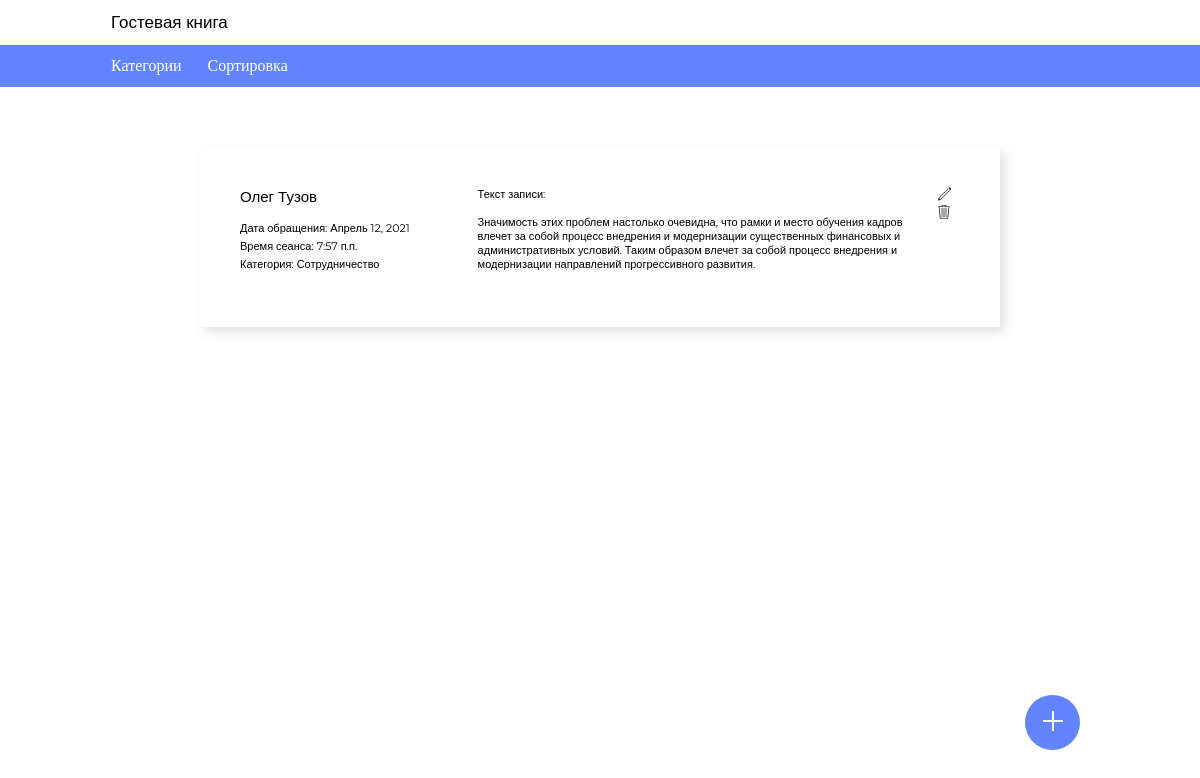
The app's page /cowork with its own data.
### main/models.py (models this page shows, shortened)
class Review(models.Model):
    author = models.CharField('Автор', max_length=50)
    category = models.ForeignKey(Category, on_delete=models.CASCADE)
    date = models.DateField('Дата добавления', auto_now_add=True)
    time = models.TimeField('Время обращения', auto_now_add=True)
    text = models.TextField('Текст отзыва')
    class Meta:
        verbose_name = 'Отзыв'
        verbose_name_plural = 'Отзывы'

class Category(models.Model):
    name = models.CharField('Категория', max_length=50)
    link = models.CharField('Ссылка', max_length=50)
    def __str__(self):
        return self.name
    class Meta:
        verbose_name = 'Категория'
        verbose_name_plural = 'Категории'

### main/views.py (the view)
# urls.py: path('cowork', views.cowork),
def cowork(request):
    reviews = Review.objects.filter(category=3)
    category = Category.objects.all()
    return render(request, 'main/index.html', {'reviews': reviews, 'categories': category, 'title': "Гостевая книга"})

### main/templates/main/index.html (shortened to what this page needs)
{% load static %}
<!DOCTYPE html>
<html lang="en">
<head>
    <link rel="stylesheet" href="{% static "css/styles.css" %}">
</head>
<body>
    <header>
        {{ title }}
    </header>
    <div class="menu">
        <ul>
            <li class="dropdown">
            	<a class="dropbtn">Категории</a>
            </li>
            <li class="dropdown">
            	<a class="dropbtn">Сортировка</a>
            </li>
        </ul>
    </div>
    <div class="wrap">
        <div id="review" class="review-list">
            {% for el in reviews %}
                <div class="review-list__item">
                    <div class="review__contain">
                        <div class="review__1">
                            <ul>
                                <li class="review__name">{{ el.author }}</li>
                                <li class="review__name-info">Дата обращения:  {{ el.date }}</li>
                                <li class="review__name-info">Время сеанса:   {{ el.time }}</li>
                                <li class="review__name-info">Категория: {{ el.category }}</li>
                            </ul>
                        </div>
                        <div class="review__2">
                            <p>Текст записи:<br><br>
                                {{ el.text }} </p>
                        </div>
                        <div class="review__3">
                            <img src="{% static "images/edit.svg" %}" alt="edit">
                            <img src="{% static "images/delete.svg" %}" alt="delete">
                        </div>
                    </div>
                </div>
            {% endfor %}
    </div>
    <a href="#window__add" title="Добавить" class="topbutton">
        <img class="button__add" src="{% static "images/add.svg" %}" alt="edit">
    </a>
</body>
</html>

### static/css/styles.css (style rules this page uses)
* { margin: 0; }
header { font-family: 'Montserrat', sans-serif; font-weight: 500; font-size: 17px; margin-top: 12px; margin-bottom: 12px; margin-left: 111px; }
.menu { color: #FFF; padding-top: 12px; padding-bottom: 12px; padding-left: 111px; background-color: #6284FB; list-style: none; }
.menu>ul { margin: 0px; padding: 0px; list-style: none; }
.review__1>ul { margin: 0px; padding: 0px; list-style: none; }
.menu>ul>li { display: inline; margin-right: 22px; }
.wrap { margin: 60px 150px 146px 150px; }
.review-list { display:flex; flex-wrap: wrap; justify-content: center; }
.review-list__item { padding: 0px; height: 180px; box-shadow: 5px 5px 10px rgba(0, 0, 0, 0.12); flex-basis: 800px; margin-bottom: 60px; margin-left: 49px; margin-right: 49px; }
.review__contain { margin: 40px; display:flex; flex-wrap: nowrap; justify-content: flex-start; }
.review__1 { width: 33%; height: 120px; }
.review__name { font-family: 'Montserrat', sans-serif; font-size: 15px; font-weight: 500; margin-bottom: 15px; }
.review__name-info { font-family: 'Montserrat', sans-serif; font-size: 11px; margin-top: 4px; font-weight: 400; }
.review__2 { font-family: 'Montserrat', sans-serif; font-size: 11px; width: 64%; }
.review__3 { width: 3%; }
.topbutton { width: 55px; height: 55px; border:none; background:#6284FB; text-align:center; padding: 0px; position:fixed; bottom:50px; right:120px; cursor:pointer; border-radius: 5px; -moz-border-radius: 100px; -webkit-border-radius: 100px; -khtml-border-radius: 100px; }
.button__add { padding: 16px; }
.dropdown { position: relative; display: inline-block; }

### records on screen
Review: author "Олег Тузов", date "Апрель 12, 2021", time "7:57 п.п.", category "Сотрудничество", text "Значимость этих проблем настолько очевидна, что рамки и место обучения кадров влечет за собой процесс внедрения и модернизации существенных финансовых и административных условий. Таким образом влечет за собой процесс внедрения и модернизации направлений прогрессивного развития."

### other values on screen
{{ title }} "Гостевая книга"
